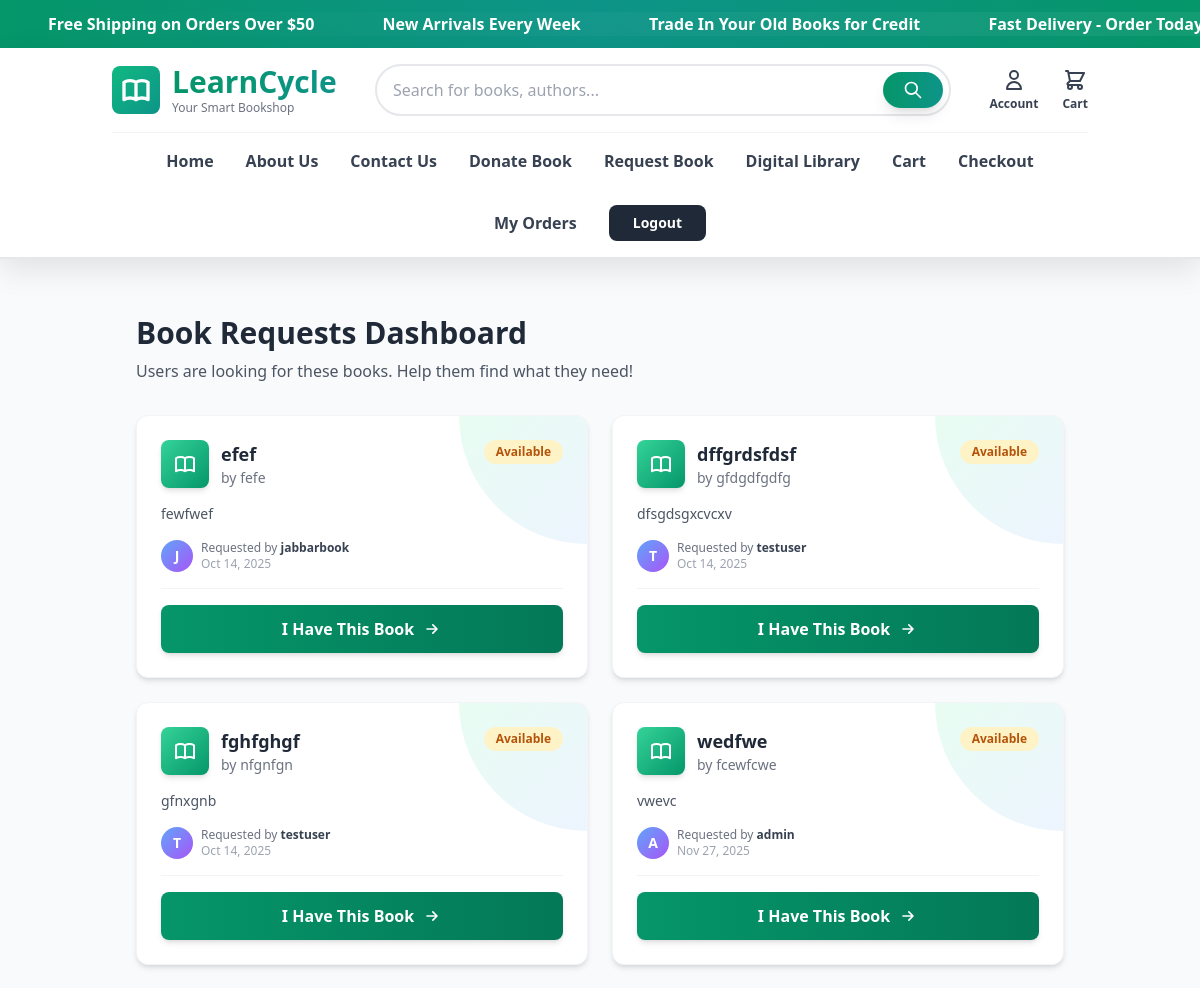
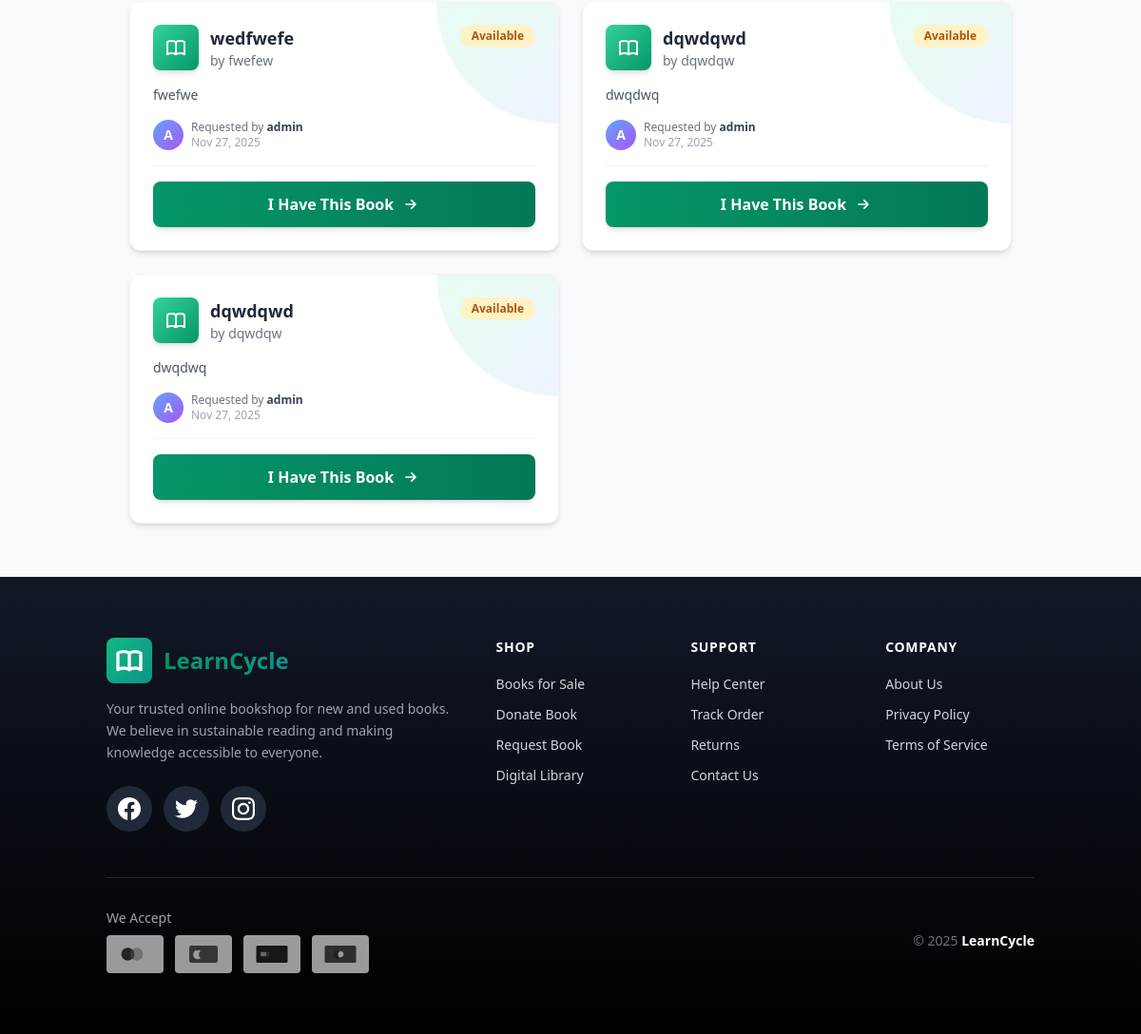
/seller-dashboard/ (signed in), run on the app's committed database (2 pictures, top to bottom).
### requests/models.py (models this page shows, shortened)
class BookRequest(models.Model):
    user = models.ForeignKey(User, on_delete=models.CASCADE)
    title = models.CharField(max_length=200)
    author = models.CharField(max_length=200)
    description = models.TextField(blank=True)
    category = models.ForeignKey(Category, on_delete=models.SET_NULL, null=True, blank=True)
    is_fulfilled = models.BooleanField(default=False)
    created_at = models.DateTimeField(auto_now_add=True)
    donation = models.ForeignKey(
        Donation,
        on_delete=models.SET_NULL,
        null=True,
        blank=True,
        related_name='requests'
    )
    book = models.ForeignKey(
        Book,
        on_delete=models.SET_NULL,
        null=True,
        blank=True,
        related_name='requested_books'  # ✅ No colon
    )
    matched_book = models.ForeignKey(
        Book,
        on_delete=models.SET_NULL,
        null=True,
        blank=True,
        related_name='matched_requests'  # ✅ No colon
    )
    is_fulfilled = models.BooleanField(default=False)
    created_at = models.DateTimeField(auto_now_add=True)
    reply_message = models.TextField(blank=True, null=True)
    replied_at = models.DateTimeField(null=True, blank=True)

### books/views.py (the view)
# urls.py: path('seller-dashboard/', views.seller_dashboard, name='seller_dashboard'),
@login_required
def seller_dashboard(request):
    pending_requests = BookRequest.objects.filter(is_fulfilled=False)
    return render(request, 'books/seller_dashboard.html', {
        'pending_requests': pending_requests
    })

### templates/books/seller_dashboard.html (shortened to what this page needs)
{% extends 'base.html' %}
{% block content %}
<div class="max-w-6xl mx-auto p-6">
  <div class="mb-8">
    <h2 class="text-3xl font-bold text-gray-800 mb-2">Book Requests Dashboard</h2>
    <p class="text-gray-600">Users are looking for these books. Help them find what they need!</p>
  </div>
  {% if pending_requests %}
    <div class="grid gap-6 md:grid-cols-2 lg:grid-cols-2">
      {% for req in pending_requests %}
        <div class="group relative bg-white rounded-xl shadow-md hover:shadow-xl transition-all duration-300 overflow-hidden border border-gray-100 hover:border-emerald-300">
          <div class="absolute top-0 right-0 w-32 h-32 bg-gradient-to-br from-emerald-100 to-blue-100 rounded-bl-full opacity-50 group-hover:opacity-70 transition-opacity"></div>
          <div class="relative p-6">
            <div class="flex items-start justify-between mb-4">
              <div class="flex items-center space-x-3">
                <div class="flex-shrink-0 w-12 h-12 bg-gradient-to-br from-emerald-400 to-emerald-600 rounded-lg flex items-center justify-center shadow-md">
                </div>
                <div>
                  <h3 class="font-bold text-lg text-gray-800 group-hover:text-emerald-700 transition-colors">{{ req.title }}</h3>
                  <p class="text-sm text-gray-500 font-medium">by {{ req.author }}</p>
                </div>
              </div>
              {% if req.matched_book %}
                <span class="flex-shrink-0 bg-green-100 text-green-700 text-xs font-semibold px-3 py-1 rounded-full">
                  ✓ Listed
                </span>
              {% else %}
                <span class="flex-shrink-0 bg-amber-100 text-amber-700 text-xs font-semibold px-3 py-1 rounded-full">
                  Available
                </span>
              {% endif %}
            </div>
            <p class="text-gray-600 text-sm mb-4 line-clamp-2">{{ req.description|truncatewords:15 }}</p>
            <div class="flex items-center space-x-2 mb-4 pb-4 border-b border-gray-100">
              <div class="w-8 h-8 bg-gradient-to-br from-blue-400 to-purple-500 rounded-full flex items-center justify-center text-white font-semibold text-sm">
                {{ req.user.username|slice:":1"|upper }}
              </div>
              <div>
                <p class="text-xs text-gray-500">
                  Requested by <span class="font-semibold text-gray-700">{{ req.user.username }}</span>
                </p>
                <p class="text-xs text-gray-400">{{ req.created_at|date:"M d, Y" }}</p>
              </div>
            </div>
            {% if not req.matched_book %}
              <a href="{% url 'books:sell_book_for_request' req.id %}" class="block w-full text-center bg-gradient-to-r from-emerald-600 to-emerald-700 text-white px-4 py-3 rounded-lg font-semibold hover:from-emerald-700 hover:to-emerald-800 transform hover:scale-105 transition-all duration-200 shadow-md hover:shadow-lg">
                <span class="flex items-center justify-center space-x-2">
                  <span>I Have This Book</span>
                  <svg class="w-5 h-5" fill="none" stroke="currentColor" viewBox="0 0 24 24">
                    <path stroke-linecap="round" stroke-linejoin="round" stroke-width="2" d="M13 7l5 5m0 0l-5 5m5-5H6"></path>
                  </svg>
                </span>
              </a>
            {% endif %}
          </div>
        </div>
      {% endfor %}
    </div>
  {% endif %}
</div>
{% endblock %}

### data on the page
BookRequest: title "efef", author "fefe", shows "Available", description "fewfwef", user.username "J", user.username "jabbarbook", created_at "Oct 14, 2025", shows "I Have This Book"
BookRequest: title "dffgrdsfdsf", author "gfdgdfgdfg", shows "Available", description "dfsgdsgxcvcxv", user.username "T", user.username "testuser", created_at "Oct 14, 2025", shows "I Have This Book"
BookRequest: title "fghfghgf", author "nfgnfgn", shows "Available", description "gfnxgnb", user.username "T", user.username "testuser", created_at "Oct 14, 2025", shows "I Have This Book"
BookRequest: title "wedfwe", author "fcewfcwe", shows "Available", description "vwevc", user.username "A", user.username "admin", created_at "Nov 27, 2025", shows "I Have This Book"
BookRequest: title "wedfwefe", author "fwefew", shows "Available", description "fwefwe", user.username "A", user.username "admin", created_at "Nov 27, 2025", shows "I Have This Book"
BookRequest: title "dqwdqwd", author "dqwdqw", shows "Available", description "dwqdwq", user.username "A", user.username "admin", created_at "Nov 27, 2025", shows "I Have This Book"
BookRequest: title "dqwdqwd", author "dqwdqw", shows "Available", description "dwqdwq", user.username "A", user.username "admin", created_at "Nov 27, 2025", shows "I Have This Book"
